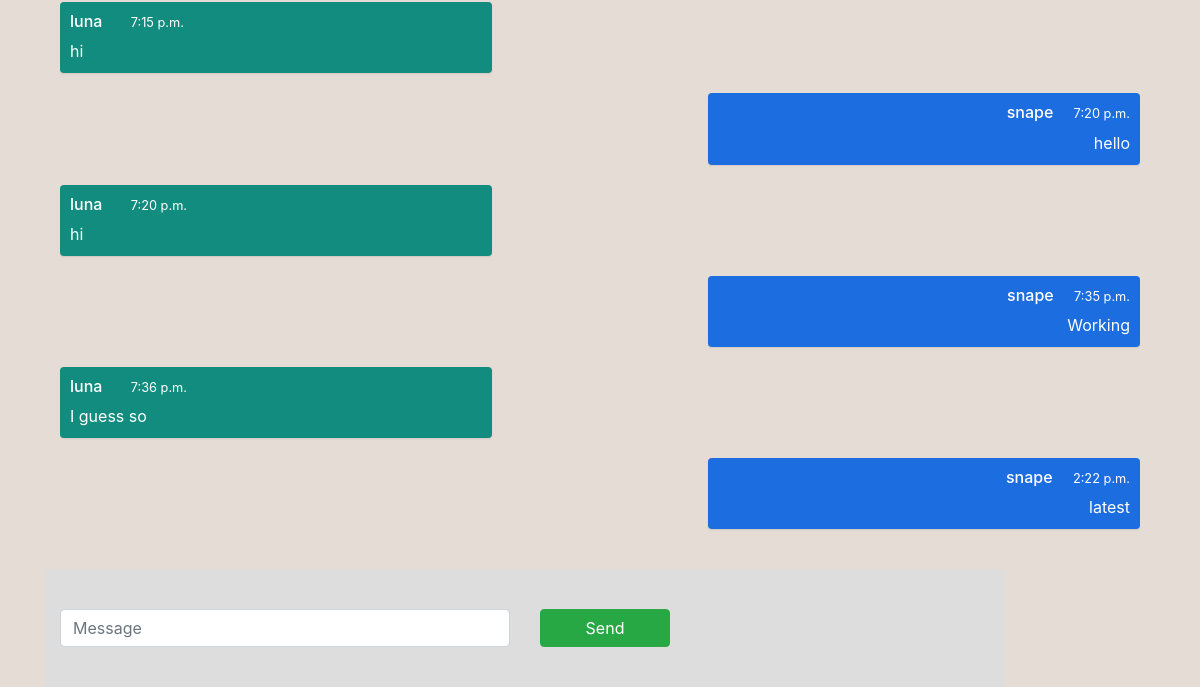
The app's page /chat/luna/ (signed in, lower part), older data.
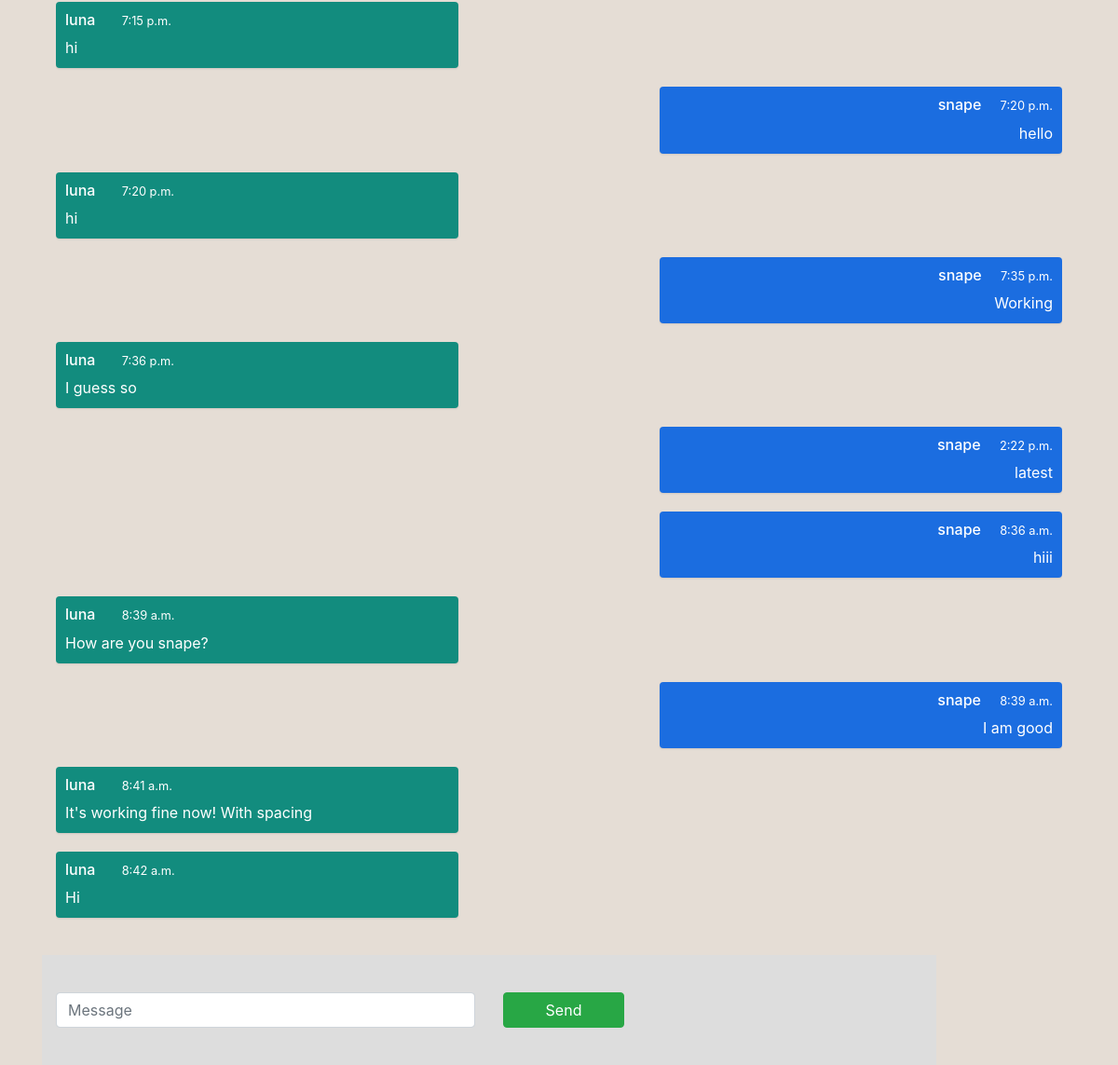
The same page, newer data.
### chat/models.py (models this page shows, shortened)
class Message(models.Model):
	text = models.TextField(max_length=200, blank=True)
	fromUser = models.ForeignKey(User,on_delete=models.CASCADE,blank=False,null=False)
	toGroup = models.ForeignKey(ChatGroup,on_delete=models.CASCADE,blank=False,null=False)
	timestamp = models.DateTimeField(auto_now_add=True, blank=False)

### chat/views.py (the view)
# urls.py: path('<str:user2>/', views.room, name='room'),
def room(request, user2):
	room_name = checkGroup(request.user.username, user2)
	group = ChatGroup.objects.get(groupname=room_name)
	groupmsgs = Message.objects.filter(toGroup = group).order_by('timestamp')
	print(room_name)
	return render(request, 'chat/chatroom.html', {
		'room_name':room_name,
        'groupmsgs':groupmsgs,
        'user2':user2
    })

### chat/views.py (called while the page is built)
def checkGroup(user1,user2):
	print(user1,user2)
	user1 = User.objects.get(username=user1)
	user2 = User.objects.get(username=user2)
	if ChatGroup.objects.filter(user1=user1, user2=user2).count()==0 and ChatGroup.objects.filter(user1=user2, user2=user1).count()==0:
		x = ''.join(random.choices(string.ascii_letters + string.digits, k=5))
		g = ChatGroup(groupname=x, user1=user1, user2=user2)
		g.save()
		return x
	else:
		if ChatGroup.objects.filter(user1=user1, user2=user2).count()!=0:
			return ChatGroup.objects.get(user1=user1, user2=user2).groupname
		else:
			return ChatGroup.objects.get(user1=user2, user2=user1).groupname

### chat/templates/chat/chatroom.html (shortened to what this page needs)
{% extends 'users/base.html' %}
{% load static %}
{% block content %}
<div class="main">
  <div class="container ">
    <div class="chat-log" id="conversation">
      {% for msg in groupmsgs %}
        {% if msg.fromUser == request.user %}
      <div class="chat-log__item chat-log__item--own">
        <h6>{{ request.user.username }} <small class="ml-3">{{ msg.timestamp|date:"g:i a" }}</small></h6>
        <div class="chat-log__message">{{ msg.text }}</div>
      </div>
      {% else %}
      <div class="chat-log__item">
        <h6 >{{ msg.fromUser.username }} <small class="ml-4">{{ msg.timestamp|date:"g:i a" }}</small></h6>
        <div class="chat-log__message">{{ msg.text }}</div>
      </div>
      {% endif %}
      {% endfor %}
    </div>
  </div>
  <br>
  <div class="chat-form">
    <div class="container ">
        <div class="row">
          <div class="col-sm-6 col-xs-6">
            <input type="text" class="form-control" id="input" placeholder="Message" />
          </div>
          <div class="col-sm-2 col-xs-4">
            <button type="button" id="submit" class="btn btn-success btn-block">Send</button>
          </div>
        </div>
    </div>
  </div>
</div>
{% endblock content %}

### users/templates/users/base.html (shortened to what this page needs)
<!doctype html>
<html lang="en">
  <head>
    <link rel="stylesheet" href="https://cdn.jsdelivr.net/npm/bootstrap@4.5.3/dist/css/bootstrap.min.css">
  </head>
  <body>
<div class="container">
    <br><br><br>
    {% block content %}{% endblock %}
</div>
  </body>
</html>

### chat/templates/chat/chatroom.html (style rules this page uses)
body { background: #E5DDD5 url("https://c4.wallpaperflare.com/wallpaper/620/81/253/pattern-design-dark-texture-wallpaper-preview.jpg") fixed; }
.chat-log { padding: 40px 0 114px; height: auto; overflow: auto; }
.chat-log__item { background: #128C7E; color: white; padding: 10px; margin: 0 auto 20px; max-width: 80%; min-width: 40%; float: left; border-radius: 4px; box-shadow: 0 1px 2px rgba(0,0,0,.1); clear: both; }
.chat-log__item.chat-log__item--own { float: right; background: #1b6de0; text-align: right; }
.chat-form { background: #DDDDDD; padding: 40px 0; position: fixed; bottom: 0; width: 80%; }

Row changes from the older to the newer data that the page shows:
added Message: {{ request.user.username }} "snape", timestamp "8:36 a.m.", text "hiii"
added Message: fromUser.username "luna", timestamp "8:39 a.m.", text "How are you snape?"
added Message: {{ request.user.username }} "snape", timestamp "8:39 a.m.", text "I am good"
added Message: fromUser.username "luna", timestamp "8:41 a.m.", text "It's working fine now! With spacing"
added Message: fromUser.username "luna", timestamp "8:42 a.m.", text "Hi"
